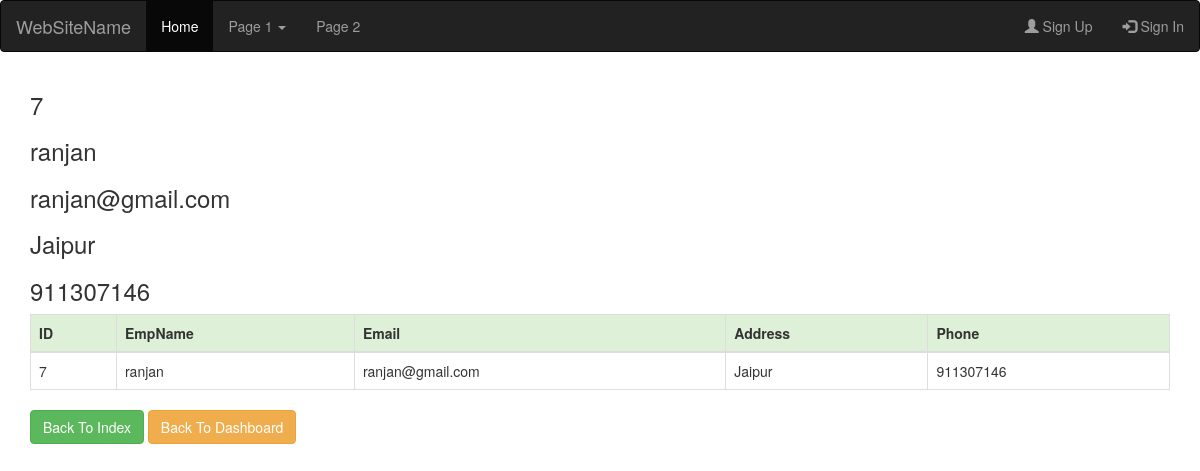
Screenshot of /crud/view/7 with the database file from the repository.
### crud/models.py (models this page shows, shortened)
class Employee(models.Model):
    emp_name = models.CharField(max_length=100)
    emp_email = models.CharField(max_length=100, unique=True)
    address = models.CharField(max_length=250, default=None)
    phone = models.CharField(max_length=50, default=None)
    class Meta:
        db_table = 'employee'

### crud/views.py (the view)
# urls.py: url(r'^view/(?P<id>[0-9]+)$', views.view, name='view'),
def view(request, id):
    data = Employee.objects.get(id=id)
    return render(request, 'crud/view.html', {'data': data})

### crud/templates/crud/view.html
{% extends 'layout.html' %}
{% block content %}
<h3>{{ data.id }}</h3>
<h3>{{ data.emp_name }}</h3>
<h3>{{ data.emp_email }}</h3>
<h3>{{ data.address }}</h3>
<h3>{{ data.phone }}</h3>
<table class="table table-bordered">
    <thead>
    <tr class="success">
        <th>ID</th>
        <th>EmpName</th>
        <th>Email</th>
        <th>Address</th>
        <th>Phone</th>
    </tr>
    </thead>
    <tbody>
     <tr>
            <td>{{ data.id }}</td>
            <td>{{ data.emp_name }}</td>
            <td>{{ data.emp_email }}</td>
            <td>{{ data.address }}</td>
            <td>{{ data.phone }}</td>
    </tr>
    </tbody>
</table>
<a class="btn btn-success" href="/crud/index">Back To Index</a>
<a class="btn btn-warning" href="/sites/signin">Back To Dashboard</a>
{% endblock %}

### rows the page displays
Employee: id "7", emp_name "ranjan", emp_email "ranjan@gmail.com", address "Jaipur", phone "911307146"
